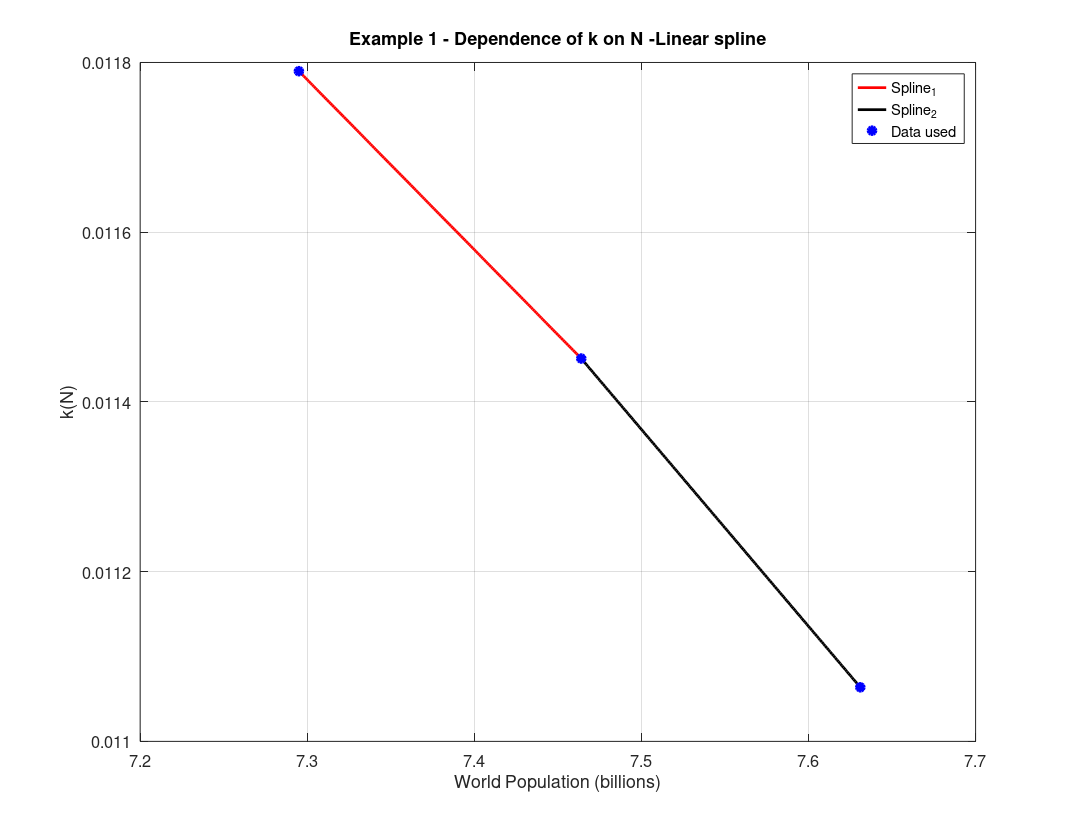

This chart was generated by the following MATLAB code:
% WORLD UNITED NATIONS 2019 Splines 
% constant k vs Population P
% Two linear splines t=2 de 2014 al 2018
format long  
clear all, clc

% From files CVS for World Population UN 2019
year = [2012 2014 2016 2018];
Po = [7.125 7.295 7.464 7.631];

% Calculate the constants 
for i = 1: length(Po)-1
    k(i) = (1/2) * log(Po(i+1)/Po(i));
end
k
k = [0.011789727910017   0.011451140785147   0.011063717381227]; % Constants vector
P = [7.295 7.464 7.631]; % Population vector

% Matrix
M = [P(1)^1 P(1)^0 0 0 ; % row 1
     P(2)^1 P(2)^0 0 0 ; % row 2
     0 0 P(2)^1 P(2)^0 ; % row 3
     0 0 P(3)^1 P(3)^0 ]; % row 4

b = [k(1); k(2); k(2); k(3)]; 
y = inv(M)*b; % Formula

x1 = [7.295:0.001:7.464]; % Evaluating spline 1
S1 = y(1)*x1 + y(2);

x2 = [7.464:0.001:7.631]; % Evaluating spline 2
S2 = y(3)*x2 + y(4);

y

% ------------------- CODE FOR FIGURE AND EXPORTATION TO PDF -------------------
% Create figure 
fig = figure('Visible', 'off');

% Plot S1 (red, line) y S2 (black, line)
%plot(P, k, 'bo', 'MarkerFaceColor', 'b', 'LineWidth', 2);% hold on;
plot(x1, S1, 'r-', 'LineWidth', 2); hold on;
plot(x2, S2, 'k-', 'LineWidth', 2);
plot(P, k, 'bo', 'MarkerFaceColor', 'b', 'LineWidth', 2);% hold on;
% Title
title('Example 1 - Dependence of k on N -Linear spline', 'FontSize', 14);

% Axis labels
xlabel('World Population (billions)', 'FontSize', 12);
ylabel('k(N)', 'FontSize', 12);

% Inset / legend
legend({'Spline_1', 'Spline_2','Data used'}, 'FontSize', 12, 'Location', 'best');

% GCA font
set(gca, 'FontSize', 12);
grid on;
hold off;

% --- Configuration for page in PDF ---
% 1. Define size (Landscape): 11 x 8.5 pulgadas
set(fig, 'PaperUnits', 'inches');
set(fig, 'PaperSize', [11, 8.5]);

% 2. Fit size
set(fig, 'PaperPosition', [0, 0, 11, 8.5]);
set(fig, 'PaperPositionMode', 'manual');

% 3. Save / Export figure in PDF
exportgraphics(fig, 'C:\Users\Pc03\Desktop\Example1_WP_Splines.pdf', 'ContentType', 'vector');

% Figure created
close(fig);

disp('PDF has been created.');
